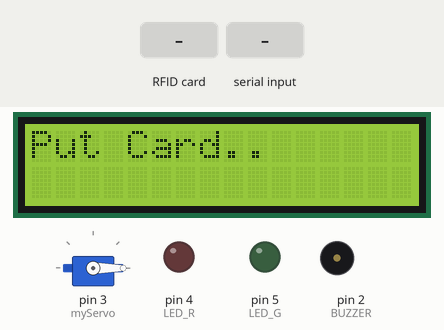
Simulated run of this sketch. Board: Arduino Uno, built with avr-gcc and run on an emulated ATmega328P. On the bench: 16×2 character LCD, servo, output pins drawn as LEDs (lit = HIGH), buzzer (waves = sounding). Inputs (shaded band) come from the test bench. Pins used as bus, display or sensor lines are not drawn; what the sketch prints to the serial monitor is not drawn.

Above: at 1.3 s.
1.4 s: RFID card 27 17 4C 34 held to the reader
At 2.5 s:
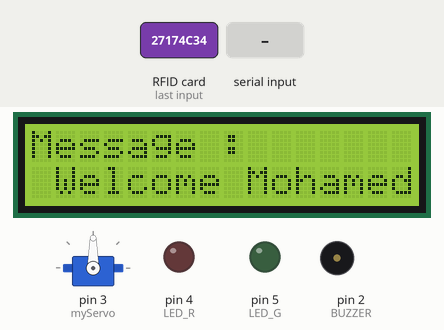
4.4 s: RFID card EA 46 57 1A held to the reader
At 5.7 s:
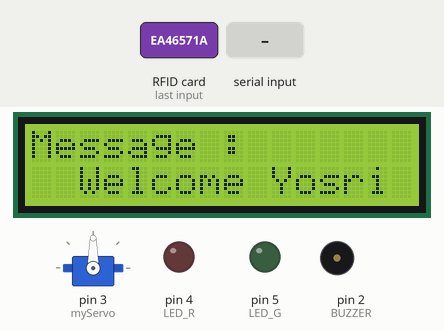
7.4 s: "EA 46 57 1A" received over Serial
At 8.3 s:
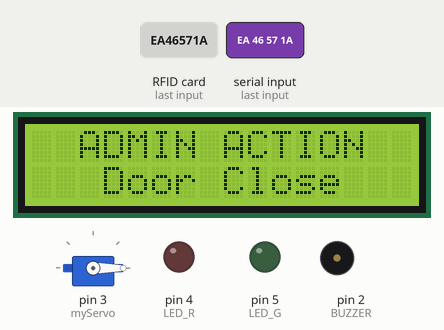
Timing chart, 0 to 10.4 s (numbered marks = the images above; inputs shaded):
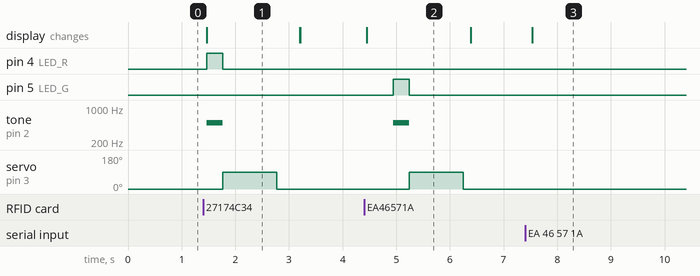

Measured:
- after the input at 1.4 s, pin 4 (LED_R): LOW → HIGH after 0.07 s, → LOW 0.30 s later; tone on pin 2 (BUZZER): silent → 500 Hz after 0.07 s, → silent 0.30 s later; servo on pin 3 (myServo): 0° → 90° after 0.37 s, → 0° 1.0 s later; the display: changes after 0.07 s (image 1)
- after the input at 4.4 s, pin 5 (LED_G): LOW → HIGH after 0.55 s, → LOW 0.30 s later; tone on pin 2 (BUZZER): silent → 500 Hz after 0.55 s, → silent 0.30 s later; servo on pin 3 (myServo): 0° → 90° after 0.85 s, → 0° 1.0 s later; the display: changes after 0.05 s (image 2)
- after the input at 7.4 s, the display: changes after 0.14 s (image 3)
- what the display in image 1 shows lasts 1.7 s, from 1.5 s to 3.2 s
- what the display in image 2 shows lasts 2.0 s, from 4.4 s to 6.4 s

The sketch:

RFID_ACCESS.ino
```cpp
#include <SPI.h>
#include <MFRC522.h>
#include <Servo.h>
#include <LCD.h>
#include <LiquidCrystal_I2C.h>

//Define variables

#define I2C_ADDR          0x27        //Define I2C Address where the PCF8574A is
#define BACKLIGHT_PIN      3
#define En_pin             2
#define Rw_pin             1
#define Rs_pin             0
#define D4_pin             4
#define D5_pin             5
#define D6_pin             6
#define D7_pin             7

//Initialise the LCD

#define SS_PIN 10
#define RST_PIN 9
#define LED_G 5 //define green LED pin
#define LED_R 4 //define red LED
#define BUZZER 2 //buzzer pin
MFRC522 mfrc522(SS_PIN, RST_PIN);   // Create MFRC522 instance.
Servo myServo; //define servo name
LiquidCrystal_I2C      lcd(I2C_ADDR, En_pin,Rw_pin,Rs_pin,D4_pin,D5_pin,D6_pin,D7_pin);
void setup()
{
    lcd.begin (16,2);
    lcd.setBacklightPin(BACKLIGHT_PIN,POSITIVE);
    lcd.setBacklight(HIGH);
  Serial.begin(9600);   // Initiate a serial communication
  SPI.begin();      // Initiate  SPI bus
  mfrc522.PCD_Init();   // Initiate MFRC522
  myServo.attach(3); //servo pin
  myServo.write(0); //servo start position
  pinMode(LED_G, OUTPUT);
  pinMode(LED_R, OUTPUT);
  pinMode(BUZZER, OUTPUT);
  noTone(BUZZER);


}

void loop()
{
  char data ;

 lcd.setCursor(0,0);
  lcd.print("Put Card..");
      if(Serial.available())
{
  data=Serial.read();
  if(data=='3')
  {
       lcd.setCursor(0,0);
  lcd.print("  ADMIN ACTION");
    lcd.setCursor(0,1);
    lcd.print("   Door Open ");
    myServo.write(90);
    delay(5000);
      lcd.setCursor(0,1);
  lcd.print("                ");
  lcd.setCursor(0,0);
  lcd.print("                ");

  }
  else if(data=='4')
  {
    lcd.setCursor(0,0);
  lcd.print("  ADMIN ACTION");
    lcd.setCursor(0,1);
    lcd.print("   Door Close ");
    myServo.write(0);
    delay(5000);
      lcd.setCursor(0,1);
  lcd.print("                ");
  lcd.setCursor(0,0);
  lcd.print("                ");
  }
}

  // Look for new cards
  if ( ! mfrc522.PICC_IsNewCardPresent())
  {
    return;
  }
  // Select one of the cards
  if ( ! mfrc522.PICC_ReadCardSerial())
  {
    return;
  }
  //Show UID on serial monitor

  lcd.setCursor(0,0);
  lcd.print("                ");
  //lcd.print("UID tag :");


  String content= "";
  byte letter;
  for (byte i = 0; i < mfrc522.uid.size; i++)
  {
     //lcd.print(mfrc522.uid.uidByte[i] < 0x10 ? " 0" : " ");
     //lcd.print(mfrc522.uid.uidByte[i], HEX);
     content.concat(String(mfrc522.uid.uidByte[i] < 0x10 ? " 0" : " "));
     content.concat(String(mfrc522.uid.uidByte[i], HEX));
  }
  lcd.setCursor(0,0);
  lcd.print("Message : ");
  content.toUpperCase();
  if ((content.substring(1) == "EA 46 57 1A")) //change here the UID of the card/cards that you want to give access
  {
    Serial.print("1");
    lcd.setCursor(0,1);
    lcd.print("  Welcome Yosri");
    data=2;
    delay(500);
    digitalWrite(LED_G, HIGH);
    tone(BUZZER, 500);

    delay(300);
    digitalWrite(LED_G, LOW);
    noTone(BUZZER);
    myServo.write(90);
    delay(1000);
    myServo.write(0);
    digitalWrite(LED_G, LOW);
  }

 else   { if ((content.substring(1) == "27 17 4C 34"))
 {
  Serial.print("2");
    lcd.setCursor(0,1);
    lcd.print(" Welcome Mohamed");
    data=1;
    digitalWrite(LED_R, HIGH);
    tone(BUZZER, 500);
    delay(300);

    digitalWrite(LED_R, LOW);
    noTone(BUZZER);
    myServo.write(90);
    delay(1000);
    myServo.write(0);
    delay(300);
    }

    else   {
    lcd.setCursor(0,1);
    lcd.print(" Access Denied!");
    digitalWrite(LED_R, HIGH);
    tone(BUZZER, 300);
    delay(1000);
    digitalWrite(LED_R, LOW);
    noTone(BUZZER);
  }
  }
delay(100);
  lcd.setCursor(0,1);
  lcd.print("                ");
  lcd.setCursor(0,0);
  lcd.print("                ");


}
```
